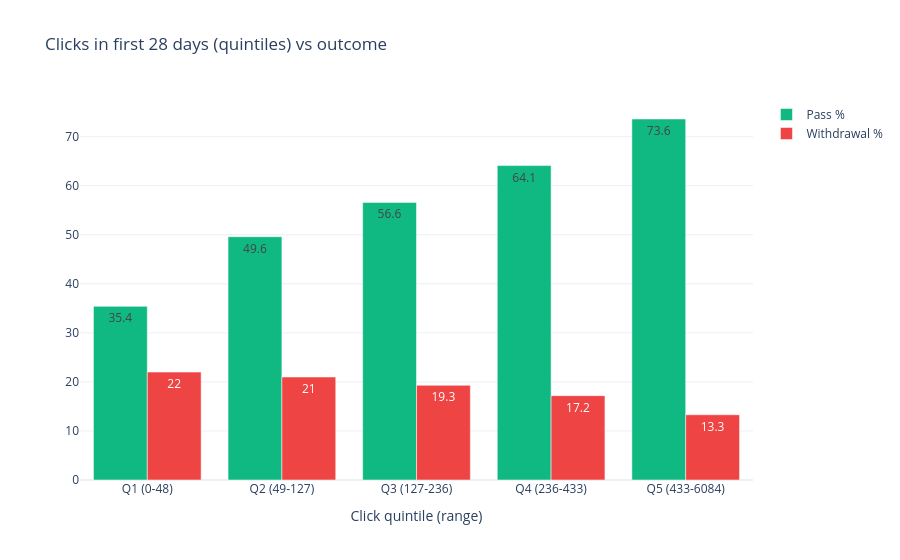

Source (notebook cell):
### Code cell
qn = Q['magic_moment_clicks_first_28_quintiles']; display(qn)
qn['label'] = 'Q' + qn.quintile.astype(str) + ' (' + qn.min_clicks.astype(str) + '-' + qn.max_clicks.astype(str) + ')'
fig = go.Figure([go.Bar(x=qn.label, y=qn.pass_pct, name='Pass %', marker_color=BRAND[2], text=qn.pass_pct),
                 go.Bar(x=qn.label, y=qn.withdrawal_pct, name='Withdrawal %', marker_color=BRAND[4], text=qn.withdrawal_pct)])
fig.update_layout(barmode='group', title='Clicks in first 28 days (quintiles) vs outcome', xaxis_title='Click quintile (range)')
save(fig, "06_clicks_quintiles"); fig.show()

### Figure 1 — Plotly figure (JSON) as saved in the notebook; plotly's stock layout.template omitted (floating-point values rounded to 4 significant figures)
{"data": [{"marker": {"color": "#10B981"}, "name": "Pass %", "text": [35.4, 49.6, 56.6, 64.1, 73.6], "type": "bar", "x": ["Q1 (0-48)", "Q2 (49-127)", "Q3 (127-236)", "Q4 (236-433)", "Q5 (433-6084)"], "y": [35.4, 49.6, 56.6, 64.1, 73.6]}, {"marker": {"color": "#EF4444"}, "name": "Withdrawal %", "text": [22.0, 21.0, 19.3, 17.2, 13.3], "type": "bar", "x": ["Q1 (0-48)", "Q2 (49-127)", "Q3 (127-236)", "Q4 (236-433)", "Q5 (433-6084)"], "y": [22.0, 21.0, 19.3, 17.2, 13.3]}], "layout": {"barmode": "group", "title": {"text": "Clicks in first 28 days (quintiles) vs outcome"}, "xaxis": {"title": {"text": "Click quintile (range)"}}}}
